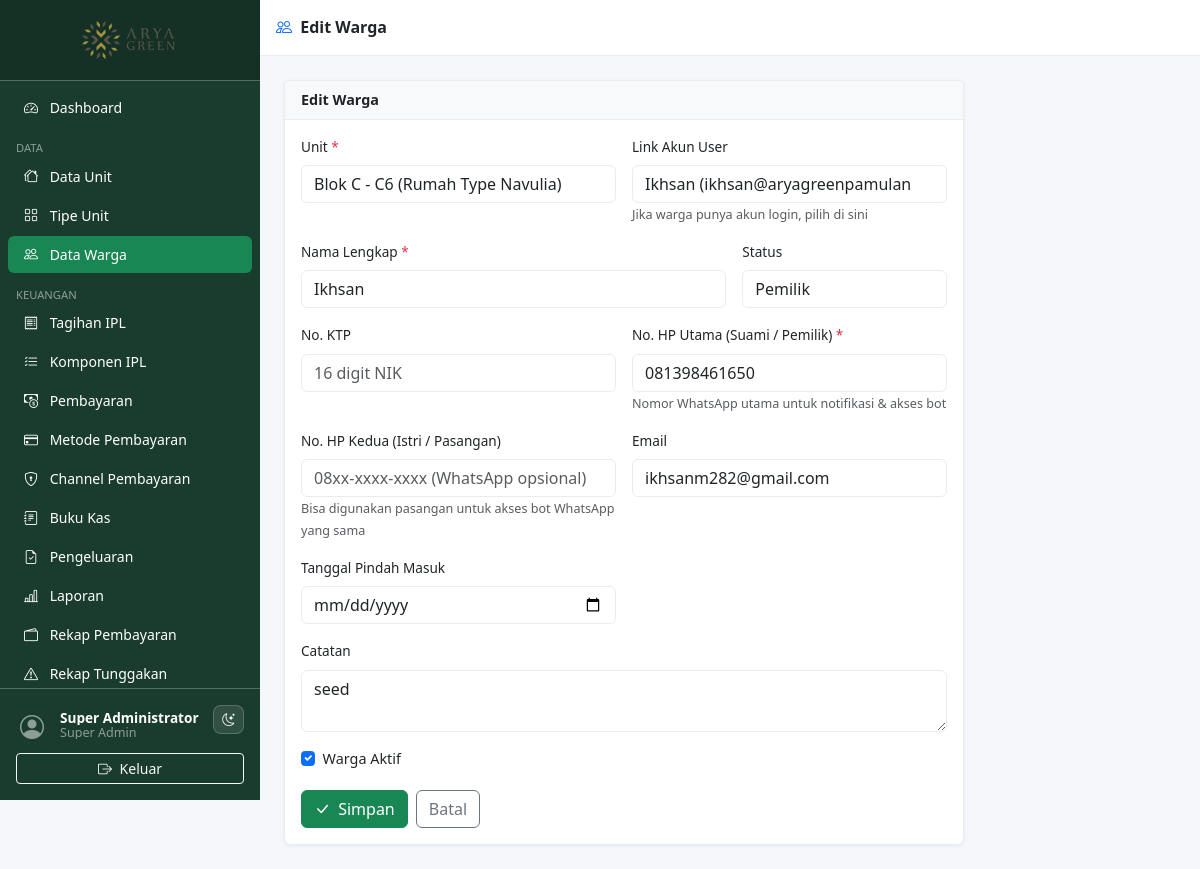
/pages/residents/form.php?id=1 (signed in), run on the app's committed database.
### tables this page shows
CREATE TABLE `residents` (
  `id`            INT UNSIGNED AUTO_INCREMENT PRIMARY KEY,
  `user_id`       INT UNSIGNED DEFAULT NULL,
  `unit_id`       INT UNSIGNED NOT NULL,
  `name`          VARCHAR(150) NOT NULL,
  `id_card_number`VARCHAR(20)  DEFAULT NULL,
  `phone`         VARCHAR(20)  NOT NULL,
  `phone_secondary` VARCHAR(20) DEFAULT NULL,
  `email`         VARCHAR(150) DEFAULT NULL,
  `status`        ENUM('pemilik','penyewa') NOT NULL DEFAULT 'pemilik',
  `move_in_date`  DATE         DEFAULT NULL,
  `move_out_date` DATE         DEFAULT NULL,
  `is_active`     TINYINT(1)   NOT NULL DEFAULT 1,
  `notes`         TEXT DEFAULT NULL,
  `created_at`    TIMESTAMP DEFAULT CURRENT_TIMESTAMP,
  `updated_at`    TIMESTAMP DEFAULT CURRENT_TIMESTAMP ON UPDATE CURRENT_TIMESTAMP,
  FOREIGN KEY (`unit_id`)  REFERENCES `units`(`id`)  ON UPDATE CASCADE,
  FOREIGN KEY (`user_id`)  REFERENCES `users`(`id`)  ON DELETE SET NULL ON UPDATE CASCADE
);

CREATE TABLE `users` (
  `id`                 INT UNSIGNED AUTO_INCREMENT PRIMARY KEY,
  `role_id`            INT UNSIGNED NOT NULL DEFAULT 4,
  `name`               VARCHAR(150) NOT NULL,
  `username`           VARCHAR(80)  NOT NULL UNIQUE,
  `email`              VARCHAR(150) NOT NULL UNIQUE,
  `signature_file`     VARCHAR(255) DEFAULT NULL,
  `password`           VARCHAR(255) DEFAULT NULL,
  `email_verified_at`  DATETIME     DEFAULT NULL,
  `verification_token` VARCHAR(100) DEFAULT NULL,
  `reset_token`        VARCHAR(100) DEFAULT NULL,
  `reset_token_expires`DATETIME     DEFAULT NULL,
  `is_active`          TINYINT(1)   NOT NULL DEFAULT 1,
  `last_login`         DATETIME     DEFAULT NULL,
  `created_at`         TIMESTAMP    DEFAULT CURRENT_TIMESTAMP,
  `updated_at`         TIMESTAMP    DEFAULT CURRENT_TIMESTAMP ON UPDATE CURRENT_TIMESTAMP,
  FOREIGN KEY (`role_id`) REFERENCES `roles`(`id`) ON UPDATE CASCADE
);

### includes/functions.php (called while the page is built, shortened)
<?php
function e(mixed $v): string {
    return htmlspecialchars((string)$v, ENT_QUOTES | ENT_SUBSTITUTE, 'UTF-8');
}

### pages/residents/form.php (the view, shortened to what this page needs)
<?php
require_once __DIR__ . '/../../includes/functions.php';
$db  = db();
$id  = (int)($_GET['id'] ?? 0);
$editing = $id > 0;
if ($editing) {
    $stmt = $db->prepare('SELECT * FROM residents WHERE id = ?');
    $stmt->bind_param('i', $id);
    $stmt->execute();
    $resident = $stmt->get_result()->fetch_assoc();
} else {
    require_permission('residents.create');
    $resident = [];
}
$units = $db->query(
    'SELECT u.id, u.unit_number, u.block, ut.name AS type_name
     FROM units u JOIN unit_types ut ON ut.id = u.unit_type_id
     ORDER BY u.block, u.unit_number'
)->fetch_all(MYSQLI_ASSOC);
$users = $db->query(
    "SELECT u.id, u.name, u.email FROM users u
     JOIN roles r ON r.id=u.role_id
     WHERE r.name='warga' ORDER BY u.name"
)->fetch_all(MYSQLI_ASSOC);
$page_title = $editing ? 'Edit Warga' : 'Tambah Warga';
include __DIR__ . '/../../includes/header.php';
include __DIR__ . '/../../includes/sidebar.php';
?>
<div class="content-wrapper">
  <div class="topbar d-flex align-items-center px-3 gap-2">
    <h6 class="mb-0 fw-semibold"><i class="bi bi-people me-1 text-primary"></i> <?= $page_title ?></h6>
  </div>
  <div class="main-content">
    <div class="card" style="max-width:680px">
      <div class="card-header"><?= $page_title ?></div>
      <div class="card-body">
        <form method="POST">
          <div class="row g-3">
            <div class="col-md-6">
              <label class="form-label">Unit <span class="text-danger">*</span></label>
              <select name="unit_id" class="form-select ts-select" required>
                <?php foreach ($units as $u): ?>
                  <option value="<?= $u['id'] ?>" <?= ($resident['unit_id'] ?? '') == $u['id'] ? 'selected' : '' ?>>
                    Blok <?= e($u['block']) ?> - <?= e($u['unit_number']) ?> (<?= e($u['type_name']) ?>)
                  </option>
                <?php endforeach; ?>
              </select>
            </div>
            <div class="col-md-6">
              <label class="form-label">Link Akun User</label>
              <select name="user_id" class="form-select ts-select">
                <?php foreach ($users as $usr): ?>
                  <option value="<?= $usr['id'] ?>" <?= ($resident['user_id'] ?? 0) == $usr['id'] ? 'selected' : '' ?>>
                    <?= e($usr['name']) ?> (<?= e($usr['email']) ?>)
                  </option>
                <?php endforeach; ?>
              </select>
              <small class="text-muted">Jika warga punya akun login, pilih di sini</small>
            </div>
            <div class="col-md-8">
              <label class="form-label">Nama Lengkap <span class="text-danger">*</span></label>
              <input type="text" name="name" class="form-control" required
                     value="<?= e($resident['name'] ?? '') ?>" placeholder="Nama sesuai KTP">
            </div>
            <div class="col-md-4">
              <label class="form-label">Status</label>
              <select name="status" class="form-select">
                <option value="pemilik" <?= ($resident['status']??'pemilik')==='pemilik'?'selected':'' ?>>Pemilik</option>
              </select>
            </div>
            <div class="col-md-6">
              <label class="form-label">No. KTP</label>
              <input type="text" name="id_card_number" class="form-control" maxlength="20"
                     value="<?= e($resident['id_card_number'] ?? '') ?>" placeholder="16 digit NIK">
            </div>
            <div class="col-md-6">
              <label class="form-label">No. HP Utama (Suami / Pemilik) <span class="text-danger">*</span></label>
              <input type="text" name="phone" class="form-control" required
                     value="<?= e($resident['phone'] ?? '') ?>" placeholder="08xx-xxxx-xxxx (WhatsApp)">
              <small class="text-muted">Nomor WhatsApp utama untuk notifikasi & akses bot</small>
            </div>
            <div class="col-md-6">
              <label class="form-label">No. HP Kedua (Istri / Pasangan)</label>
              <input type="text" name="phone_secondary" class="form-control"
                     value="<?= e($resident['phone_secondary'] ?? '') ?>" placeholder="08xx-xxxx-xxxx (WhatsApp opsional)">
              <small class="text-muted">Bisa digunakan pasangan untuk akses bot WhatsApp yang sama</small>
            </div>
            <div class="col-md-6">
              <label class="form-label">Email</label>
              <input type="email" name="email" class="form-control"
                     value="<?= e($resident['email'] ?? '') ?>" placeholder="email@contoh.com">
            </div>
            <div class="col-md-6">
              <label class="form-label">Tanggal Pindah Masuk</label>
              <input type="date" name="move_in_date" class="form-control"
                     value="<?= e($resident['move_in_date'] ?? '') ?>">
            </div>
            <div class="col-12">
              <label class="form-label">Catatan</label>
              <textarea name="notes" class="form-control" rows="2"><?= e($resident['notes'] ?? '') ?></textarea>
            </div>
            <?php if ($editing): ?>
            <div class="col-12">
              <div class="form-check">
                <input class="form-check-input" type="checkbox" name="is_active" id="is_active"
                       <?= ($resident['is_active'] ?? 1) ? 'checked' : '' ?>>
                <label class="form-check-label" for="is_active">Warga Aktif</label>
              </div>
            </div>
            <?php endif; ?>
          </div>
          <div class="mt-3 d-flex gap-2">
            <button type="submit" class="btn btn-success"><i class="bi bi-check-lg me-1"></i> Simpan</button>
            <a href="index.php" class="btn btn-outline-secondary">Batal</a>
          </div>
        </form>
      </div>
    </div>
  </div>
<?php include __DIR__ . '/../../includes/footer.php'; ?>

### assets/css/style.css (style rules this page uses)
:root { --sidebar-width: 260px; --sidebar-bg: #1a3c2e; --sidebar-hover: #2d6a4f; --topbar-height: 56px; --page-bg: #f5f7fa; --surface: #ffffff; --surface-muted: #f8f9fa; --border-color: #e9ecef; --text-color: #212529; --muted-color: #6c757d; }
body { background: var(--page-bg); color: var(--text-color); font-size: .9rem; }
.content-wrapper { margin-left: var(--sidebar-width); width: calc(100% - var(--sidebar-width)); min-height: 100vh; display: flex; flex-direction: column; }
.topbar { height: var(--topbar-height); background: var(--surface); border-bottom: 1px solid var(--border-color); color: var(--text-color); position: sticky; top: 0; z-index: 1030; }
.main-content { flex: 1; padding: 1.5rem; }
.card { border: 1px solid var(--border-color); background: var(--surface); box-shadow: 0 1px 4px rgba(0,0,0,.06); }
.card-header { background: var(--surface-muted); border-bottom: 1px solid var(--border-color); font-weight: 600; }
.form-label { font-weight: 500; font-size: .85rem; }
.form-control, .form-select { background: var(--surface); border-color: var(--border-color); color: var(--text-color); }

### data on the page
residents: unit_id "Blok C - C6 (Rumah Type Navulia)", user_id "Ikhsan (ikhsan@aryagreenpamulang.my.id)", name "Ikhsan", status "Pemilik", phone "081398461650", email "ikhsanm282@gmail.com", notes "seed", is_active "☑"

### other printed values
$current_user['name'] "Super Administrator"
str_replace('_',' ', $current_user['role'] ?? '') "Super Admin"
$page_title "Edit Warga"
